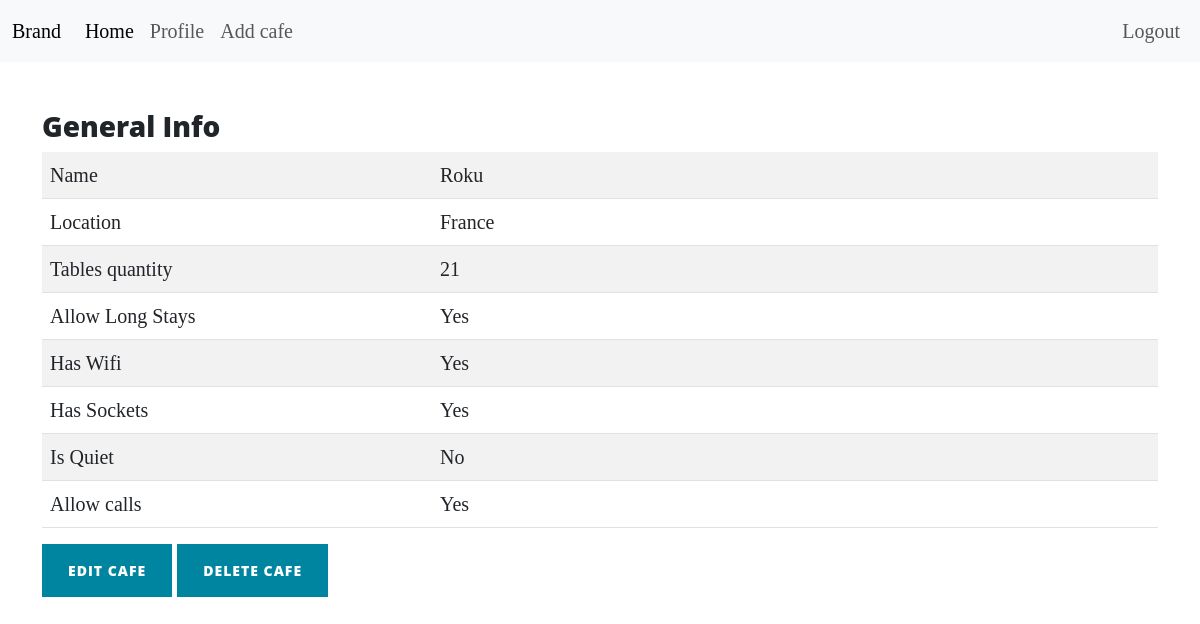
Page /cafe-detail/1 (signed in) on the committed database.
### project/models/cafe.py (models this page shows, shortened)
class Cafe(db.Model, UserMixin):
    __tablename__ = "cafes"
    id = db.Column(db.Integer, primary_key=True)
    name = db.Column(db.String(100), nullable=False)
    location = db.Column(db.String(100), nullable=False)
    tables_quantity = db.Column(db.String(100), nullable=False)
    long_stay = db.Column(db.String(3), nullable=False)
    has_wifi = db.Column(db.String(3), nullable=False)
    has_sockets = db.Column(db.String(3), nullable=False)
    is_quiet = db.Column(db.String(3), nullable=False)
    is_allow_calls = db.Column(db.String(3), nullable=False)
    creator_id = db.Column(db.Integer, db.ForeignKey("users.id"))
    comments = db.relationship("Comment", backref="cafes", lazy=True)

### project/routes/cafe_view.py (the view)
@cafe.route("/cafe-detail/<int:id>")
def cafe_detail(id):
    cafe = db.session.execute(db.select(Cafe).where(Cafe.id == id)).scalar()
    current_user_id = int(current_user.get_id())
    return render_template("detail.html", cafe=cafe, current_user_id=current_user_id)

### project/routes/user_view.py (called while the page is built)
@login_manager.user_loader
def load_user(user_id):
    return db.session.execute(db.select(User).where(User.id == int(user_id))).scalar()

### project/templates/cafe/detail.html
{% extends 'base.html'  %}
{% block content %}
<div class="container">
	<div class="col-lg-12 col-md-12 col-sm-12">
		<h3 class="box-title mt-5">General Info</h3>
		<div class="table-responsive">
			<table class="table table-striped table-product">
				<tbody>
				<tr>
					<td width="390">Name</td>
					<td>{{ cafe.name }}</td>
				</tr>
				<tr>
					<td>Location</td>
					<td>{{ cafe.location }}</td>
				</tr>
				<tr>
					<td>Tables quantity</td>
					<td>{{ cafe.tables_quantity }}</td>
				</tr>
				<tr>
					<td>Allow Long Stays</td>
					<td>{{ cafe.long_stay }}</td>
				</tr>
				<tr>
					<td>Has Wifi</td>
					<td>{{ cafe.has_wifi }}</td>
				</tr>
				<tr>
					<td>Has Sockets</td>
					<td>{{ cafe.has_sockets }}</td>
				</tr>
				<tr>
					<td>Is Quiet</td>
					<td>{{ cafe.is_quiet }}</td>
				</tr>
				<tr>
					<td>Allow calls</td>
					<td>{{ cafe.is_allow_calls }}</td>
				</tr>
				</tbody>
			</table>
		</div>
		{% if current_user_id == cafe.creator_id %}
			<a class="btn btn-primary" href="{{ url_for('cafe.edit_cafe', id=cafe.id) }}"> Edit cafe</a>
			<a class="btn btn-primary" href="{{ url_for('cafe.delete', id=cafe.id) }}"> Delete cafe</a>
		{% endif %}
	</div>
</div>
{% endblock %}

### project/static/assets/css/styles.css (style rules this page uses)
body { font-size: 20px; color: #212529; font-family: 'Lora', 'Times New Roman', serif; }
h1, h2, h3, h4, h5, h6 { font-weight: 800; font-family: 'Open Sans', 'Helvetica Neue', Helvetica, Arial, sans-serif; }
a { color: #212529; transition: all 0.2s; }
.btn { font-size: 14px; font-weight: 800; padding: 15px 25px; letter-spacing: 1px; text-transform: uppercase; border-radius: 0; font-family: 'Open Sans', 'Helvetica Neue', Helvetica, Arial, sans-serif; }
.btn-primary { background-color: #0085A1; border-color: #0085A1; }

### rows in the picture
Cafe: name "Roku", location "France", tables_quantity "21", long_stay "Yes", has_wifi "Yes", has_sockets "Yes", is_quiet "No", is_allow_calls "Yes"
